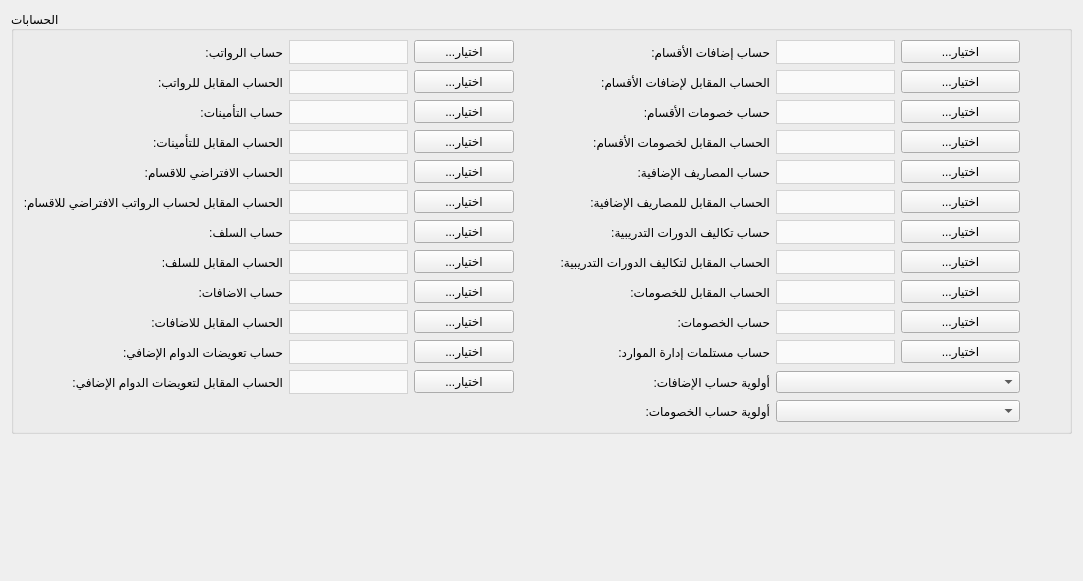
          <widget class="QWidget" name="page_22">
           <property name="geometry">
            <rect>
             <x>0</x>
             <y>0</y>
             <width>1083</width>
             <height>581</height>
            </rect>
           </property>
           <attribute name="label">
            <string>الحسابات</string>
           </attribute>
           <layout class="QGridLayout" name="gridLayout_72">
            <item row="1" column="0">
             <spacer name="verticalSpacer">
              <property name="orientation">
               <enum>Qt::Vertical</enum>
              </property>
              <property name="sizeHint" stdset="0">
               <size>
                <width>20</width>
                <height>40</height>
               </size>
              </property>
             </spacer>
            </item>
            <item row="0" column="0">
             <widget class="QGroupBox" name="groupBox_17">
              <property name="title">
               <string>الحسابات</string>
              </property>
              <layout class="QGridLayout" name="gridLayout_62">
               <item row="0" column="0">
                <widget class="QLabel" name="label_12">
                 <property name="text">
                  <string>حساب الرواتب:</string>
                 </property>
                </widget>
               </item>
               <item row="0" column="1">
                <widget class="QComboBox" name="setting_salaries_account_combobox">
                 <property name="enabled">
                  <bool>false</bool>
                 </property>
                 <property name="layoutDirection">
                  <enum>Qt::RightToLeft</enum>
                 </property>
                 <property name="styleSheet">
                  <string notr="true">QComboBox {
        background-color: #fafafa;
        border: 1px solid lightgrey;		
		height: 22px;
		color: black;
    }
    QComboBox::drop-down {
        border: none;
    }</string>
                 </property>
                </widget>
               </item>
               <item row="0" column="2">
                <widget class="QPushButton" name="select_setting_salaries_account_btn">
                 <property name="maximumSize">
                  <size>
                   <width>100</width>
                   <height>16777215</height>
                  </size>
                 </property>
                 <property name="text">
                  <string>...اختيار</string>
                 </property>
                </widget>
               </item>
               <item row="0" column="3">
                <spacer name="horizontalSpacer_16">
                 <property name="orientation">
                  <enum>Qt::Horizontal</enum>
                 </property>
                 <property name="sizeType">
                  <enum>QSizePolicy::Fixed</enum>
                 </property>
                 <property name="sizeHint" stdset="0">
                  <size>
                   <width>40</width>
                   <height>20</height>
                  </size>
                 </property>
                </spacer>
               </item>
               <item row="0" column="4">
                <widget class="QLabel" name="label_48">
                 <property name="text">
                  <string>حساب إضافات الأقسام:</string>
                 </property>
                </widget>
               </item>
               <item row="0" column="5">
                <widget class="QComboBox" name="setting_departments_additions_account_combobox">
                 <property name="enabled">
                  <bool>false</bool>
                 </property>
                 <property name="styleSheet">
                  <string notr="true">QComboBox {
        background-color: #fafafa;
        border: 1px solid lightgrey;		
		height: 22px;
		color: black;
    }
    QComboBox::drop-down {
        border: none;
    }</string>
                 </property>
                </widget>
               </item>
               <item row="0" column="6">
                <widget class="QPushButton" name="select_setting_departments_additions_account_btn">
                 <property name="text">
                  <string>...اختيار</string>
                 </property>
                </widget>
               </item>
               <item row="0" column="7">
                <spacer name="horizontalSpacer_17">
                 <property name="orientation">
                  <enum>Qt::Horizontal</enum>
                 </property>
                 <property name="sizeType">
                  <enum>QSizePolicy::Fixed</enum>
                 </property>
                 <property name="sizeHint" stdset="0">
                  <size>
                   <width>40</width>
                   <height>20</height>
                  </size>
                 </property>
                </spacer>
               </item>
               <item row="1" column="0">
                <widget class="QLabel" name="label_13">
                 <property name="text">
                  <string>الحساب المقابل للرواتب:</string>
                 </property>
                </widget>
               </item>
               <item row="1" column="1">
                <widget class="QComboBox" name="setting_salaries_opposite_account_combobox">
                 <property name="enabled">
                  <bool>false</bool>
                 </property>
                 <property name="styleSheet">
                  <string notr="true">QComboBox {
        background-color: #fafafa;
        border: 1px solid lightgrey;		
		height: 22px;
		color: black;
    }
    QComboBox::drop-down {
        border: none;
    }</string>
                 </property>
                </widget>
               </item>
               <item row="1" column="2">
                <widget class="QPushButton" name="select_setting_salaries_opposite_account_btn">
                 <property name="text">
                  <string>...اختيار</string>
                 </property>
                </widget>
               </item>
               <item row="1" column="4">
                <widget class="QLabel" name="label_76">
                 <property name="text">
                  <string>الحساب المقابل لإضافات الأقسام:</string>
                 </property>
                </widget>
               </item>
               <item row="1" column="5">
                <widget class="QComboBox" name="setting_departments_additions_opposite_account_combobox">
                 <property name="enabled">
                  <bool>false</bool>
                 </property>
                 <property name="styleSheet">
                  <string notr="true">QComboBox {
        background-color: #fafafa;
        border: 1px solid lightgrey;		
		height: 22px;
		color: black;
    }
    QComboBox::drop-down {
        border: none;
    }</string>
                 </property>
                </widget>
               </item>
               <item row="1" column="6">
                <widget class="QPushButton" name="select_setting_departments_additions_opposite_account_btn">
                 <property name="text">
                  <string>...اختيار</string>
                 </property>
                </widget>
               </item>
               <item row="2" column="0">
                <widget class="QLabel" name="label_46">
                 <property name="text">
                  <string>حساب التأمينات:</string>
                 </property>
                </widget>
               </item>
               <item row="2" column="1">
                <widget class="QComboBox" name="setting_insurance_account_combobox">
                 <property name="enabled">
                  <bool>false</bool>
                 </property>
                 <property name="styleSheet">
                  <string notr="true">QComboBox {
        background-color: #fafafa;
        border: 1px solid lightgrey;		
		height: 22px;
		color: black;
    }
    QComboBox::drop-down {
        border: none;
    }</string>
                 </property>
                </widget>
               </item>
               <item row="2" column="2">
                <widget class="QPushButton" name="select_setting_insurance_account_btn">
                 <property name="text">
                  <string>...اختيار</string>
                 </property>
                </widget>
               </item>
               <item row="2" column="4">
                <widget class="QLabel" name="label_77">
                 <property name="text">
                  <string>حساب خصومات الأقسام:</string>
                 </property>
                </widget>
               </item>
               <item row="2" column="5">
                <widget class="QComboBox" name="setting_departments_discounts_account_combobox">
                 <property name="enabled">
                  <bool>false</bool>
                 </property>
                 <property name="styleSheet">
                  <string notr="true">QComboBox {
        background-color: #fafafa;
        border: 1px solid lightgrey;		
		height: 22px;
		color: black;
    }
    QComboBox::drop-down {
        border: none;
    }</string>
                 </property>
                </widget>
               </item>
               <item row="2" column="6">
                <widget class="QPushButton" name="select_setting_departments_discounts_account_btn">
                 <property name="text">
                  <string>...اختيار</string>
                 </property>
                </widget>
               </item>
               <item row="3" column="0">
                <widget class="QLabel" name="label_47">
                 <property name="text">
                  <string>الحساب المقابل للتأمينات:</string>
                 </property>
                </widget>
               </item>
               <item row="3" column="1">
                <widget class="QComboBox" name="setting_insurance_opposite_account_combobox">
                 <property name="enabled">
                  <bool>false</bool>
                 </property>
                 <property name="styleSheet">
                  <string notr="true">QComboBox {
        background-color: #fafafa;
        border: 1px solid lightgrey;		
		height: 22px;
		color: black;
    }
    QComboBox::drop-down {
        border: none;
    }</string>
                 </property>
                </widget>
               </item>
               <item row="3" column="2">
                <widget class="QPushButton" name="select_setting_insurance_opposite_account_btn">
                 <property name="text">
                  <string>...اختيار</string>
                 </property>
                </widget>
               </item>
               <item row="3" column="4">
                <widget class="QLabel" name="label_78">
                 <property name="text">
                  <string>الحساب المقابل لخصومات الأقسام:</string>
                 </property>
                </widget>
               </item>
               <item row="3" column="5">
                <widget class="QComboBox" name="setting_departments_discounts_opposite_account_combobox">
                 <property name="enabled">
                  <bool>false</bool>
                 </property>
                 <property name="styleSheet">
                  <string notr="true">QComboBox {
        background-color: #fafafa;
        border: 1px solid lightgrey;		
		height: 22px;
		color: black;
    }
    QComboBox::drop-down {
        border: none;
    }</string>
                 </property>
                </widget>
               </item>
               <item row="3" column="6">
                <widget class="QPushButton" name="select_setting_departments_discounts_opposite_account_btn">
                 <property name="text">
                  <string>...اختيار</string>
                 </property>
                </widget>
               </item>
               <item row="4" column="0">
                <widget class="QLabel" name="label_39">
                 <property name="text">
                  <string>الحساب الافتراضي للاقسام:</string>
                 </property>
                </widget>
               </item>
               <item row="4" column="1">
                <widget class="QComboBox" name="setting_departments_default_account_combobox">
                 <property name="enabled">
                  <bool>false</bool>
                 </property>
                 <property name="styleSheet">
                  <string notr="true">QComboBox {
        background-color: #fafafa;
        border: 1px solid lightgrey;		
		height: 22px;
		color: black;
    }
    QComboBox::drop-down {
        border: none;
    }</string>
                 </property>
                </widget>
               </item>
               <item row="4" column="2">
                <widget class="QPushButton" name="select_setting_departments_default_account_btn">
                 <property name="text">
                  <string>...اختيار</string>
                 </property>
                </widget>
               </item>
               <item row="4" column="4">
                <widget class="QLabel" name="label_37">
                 <property name="text">
                  <string>حساب المصاريف الإضافية:</string>
                 </property>
                </widget>
               </item>
               <item row="4" column="5">
                <widget class="QComboBox" name="setting_additional_costs_account_combobox">
                 <property name="enabled">
                  <bool>false</bool>
                 </property>
                 <property name="styleSheet">
                  <string notr="true">QComboBox {
        background-color: #fafafa;
        border: 1px solid lightgrey;		
		height: 22px;
		color: black;
    }
    QComboBox::drop-down {
        border: none;
    }</string>
                 </property>
                </widget>
               </item>
               <item row="4" column="6">
                <widget class="QPushButton" name="select_setting_additional_costs_account_btn">
                 <property name="text">
                  <string>...اختيار</string>
                 </property>
                </widget>
               </item>
               <item row="5" column="0">
                <widget class="QLabel" name="label_40">
                 <property name="text">
                  <string>الحساب المقابل لحساب الرواتب الافتراضي للاقسام:</string>
                 </property>
                </widget>
               </item>
               <item row="5" column="1">
                <widget class="QComboBox" name="setting_departments_default_opposite_account_combobox">
                 <property name="enabled">
                  <bool>false</bool>
                 </property>
                 <property name="styleSheet">
                  <string notr="true">QComboBox {
        background-color: #fafafa;
        border: 1px solid lightgrey;		
		height: 22px;
		color: black;
    }
    QComboBox::drop-down {
        border: none;
    }</string>
                 </property>
                </widget>
               </item>
               <item row="5" column="2">
                <widget class="QPushButton" name="select_setting_departments_default_opposite_account_btn">
                 <property name="text">
                  <string>...اختيار</string>
                 </property>
                </widget>
               </item>
               <item row="5" column="4">
                <widget class="QLabel" name="label_38">
                 <property name="text">
                  <string>الحساب المقابل للمصاريف الإضافية:</string>
                 </property>
                </widget>
               </item>
               <item row="5" column="5">
                <widget class="QComboBox" name="setting_additional_costs_opposite_account_combobox">
                 <property name="enabled">
                  <bool>false</bool>
                 </property>
                 <property name="styleSheet">
                  <string notr="true">QComboBox {
        background-color: #fafafa;
        border: 1px solid lightgrey;		
		height: 22px;
		color: black;
    }
    QComboBox::drop-down {
        border: none;
    }</string>
                 </property>
                </widget>
               </item>
               <item row="5" column="6">
                <widget class="QPushButton" name="select_setting_additional_costs_opposite_account_btn">
                 <property name="text">
                  <string>...اختيار</string>
                 </property>
                </widget>
               </item>
               <item row="6" column="0">
                <widget class="QLabel" name="label_14">
                 <property name="text">
                  <string>حساب السلف:</string>
                 </property>
                </widget>
               </item>
               <item row="6" column="1">
                <widget class="QComboBox" name="setting_loans_account_combobox">
                 <property name="enabled">
                  <bool>false</bool>
                 </property>
                 <property name="styleSheet">
                  <string notr="true">QComboBox {
        background-color: #fafafa;
        border: 1px solid lightgrey;		
		height: 22px;
		color: black;
    }
    QComboBox::drop-down {
        border: none;
    }</string>
                 </property>
                </widget>
               </item>
               <item row="6" column="2">
                <widget class="QPushButton" name="select_setting_loans_account_btn">
                 <property name="text">
                  <string>...اختيار</string>
                 </property>
                </widget>
               </item>
               <item row="6" column="4">
                <widget class="QLabel" name="label_35">
                 <property name="text">
                  <string>حساب تكاليف الدورات التدريبية:</string>
                 </property>
                </widget>
               </item>
               <item row="6" column="5">
                <widget class="QComboBox" name="setting_courses_costs_account_combobox">
                 <property name="enabled">
                  <bool>false</bool>
                 </property>
                 <property name="styleSheet">
                  <string notr="true">QComboBox {
        background-color: #fafafa;
        border: 1px solid lightgrey;		
		height: 22px;
		color: black;
    }
    QComboBox::drop-down {
        border: none;
    }</string>
                 </property>
                </widget>
               </item>
               <item row="6" column="6">
                <widget class="QPushButton" name="select_setting_courses_costs_account_btn">
                 <property name="text">
                  <string>...اختيار</string>
                 </property>
                </widget>
               </item>
               <item row="7" column="0">
                <widget class="QLabel" name="label_20">
                 <property name="text">
                  <string>الحساب المقابل للسلف:</string>
                 </property>
                </widget>
               </item>
               <item row="7" column="1">
                <widget class="QComboBox" name="setting_loans_opposite_account_combobox">
                 <property name="enabled">
                  <bool>false</bool>
                 </property>
                 <property name="styleSheet">
                  <string notr="true">QComboBox {
        background-color: #fafafa;
        border: 1px solid lightgrey;		
		height: 22px;
		color: black;
    }
    QComboBox::drop-down {
        border: none;
    }</string>
                 </property>
                </widget>
               </item>
               <item row="7" column="2">
                <widget class="QPushButton" name="select_setting_loans_opposite_account_btn">
                 <property name="text">
                  <string>...اختيار</string>
                 </property>
                </widget>
               </item>
               <item row="7" column="4">
                <widget class="QLabel" name="label_36">
                 <property name="text">
                  <string>الحساب المقابل لتكاليف الدورات التدريبية:</string>
                 </property>
                </widget>
               </item>
               <item row="7" column="5">
                <widget class="QComboBox" name="setting_courses_costs_opposite_account_combobox">
                 <property name="enabled">
                  <bool>false</bool>
                 </property>
                 <property name="styleSheet">
                  <string notr="true">QComboBox {
        background-color: #fafafa;
        border: 1px solid lightgrey;		
		height: 22px;
		color: black;
    }
    QComboBox::drop-down {
        border: none;
    }</string>
                 </property>
                </widget>
               </item>
               <item row="7" column="6">
                <widget class="QPushButton" name="select_setting_courses_costs_opposite_account_btn">
                 <property name="text">
                  <string>...اختيار</string>
                 </property>
                </widget>
               </item>
               <item row="8" column="0">
                <widget class="QLabel" name="label_28">
                 <property name="text">
                  <string>حساب الاضافات:</string>
                 </property>
                </widget>
               </item>
               <item row="8" column="1">
                <widget class="QComboBox" name="setting_additions_account_combobox">
                 <property name="enabled">
                  <bool>false</bool>
                 </property>
                 <property name="styleSheet">
                  <string notr="true">QComboBox {
        background-color: #fafafa;
        border: 1px solid lightgrey;		
		height: 22px;
		color: black;
    }
    QComboBox::drop-down {
        border: none;
    }</string>
                 </property>
                </widget>
               </item>
               <item row="8" column="2">
                <widget class="QPushButton" name="select_setting_additions_account_btn">
                 <property name="text">
                  <string>...اختيار</string>
                 </property>
                </widget>
               </item>
               <item row="8" column="4">
                <widget class="QLabel" name="label_34">
                 <property name="text">
                  <string>الحساب المقابل للخصومات:</string>
                 </property>
                </widget>
               </item>
               <item row="8" column="5">
                <widget class="QComboBox" name="setting_discounts_opposite_account_combobox">
                 <property name="enabled">
                  <bool>false</bool>
                 </property>
                 <property name="styleSheet">
                  <string notr="true">QComboBox {
        background-color: #fafafa;
        border: 1px solid lightgrey;		
		height: 22px;
		color: black;
    }
    QComboBox::drop-down {
        border: none;
    }</string>
                 </property>
                </widget>
               </item>
               <item row="8" column="6">
                <widget class="QPushButton" name="select_setting_discounts_opposite_account_btn">
                 <property name="text">
                  <string>...اختيار</string>
                 </property>
                </widget>
               </item>
               <item row="9" column="0">
                <widget class="QLabel" name="label_30">
                 <property name="text">
                  <string>الحساب المقابل للاضافات:</string>
                 </property>
                </widget>
               </item>
               <item row="9" column="1">
                <widget class="QComboBox" name="setting_additions_opposite_account_combobox">
                 <property name="enabled">
                  <bool>false</bool>
                 </property>
                 <property name="styleSheet">
                  <string notr="true">QComboBox {
        background-color: #fafafa;
        border: 1px solid lightgrey;		
		height: 22px;
		color: black;
    }
    QComboBox::drop-down {
        border: none;
    }</string>
                 </property>
                </widget>
               </item>
               <item row="9" column="2">
                <widget class="QPushButton" name="select_setting_additions_opposite_account_btn">
                 <property name="text">
                  <string>...اختيار</string>
                 </property>
                </widget>
               </item>
               <item row="9" column="4">
                <widget class="QLabel" name="label_32">
                 <property name="text">
                  <string>حساب الخصومات:</string>
                 </property>
                </widget>
               </item>
               <item row="9" column="5">
                <widget class="QComboBox" name="setting_discounts_account_combobox">
                 <property name="enabled">
                  <bool>false</bool>
                 </property>
                 <property name="styleSheet">
                  <string notr="true">QComboBox {
        background-color: #fafafa;
        border: 1px solid lightgrey;		
		height: 22px;
		color: black;
    }
    QComboBox::drop-down {
        border: none;
    }</string>
                 </property>
                </widget>
               </item>
               <item row="9" column="6">
                <widget class="QPushButton" name="select_setting_discounts_account_btn">
                 <property name="text">
                  <string>...اختيار</string>
                 </property>
                </widget>
               </item>
               <item row="10" column="0">
                <widget class="QLabel" name="label_59">
                 <property name="text">
                  <string>حساب تعويضات الدوام الإضافي:</string>
                 </property>
                </widget>
               </item>
               <item row="10" column="1">
                <widget class="QComboBox" name="setting_extra_account_combobox">
                 <property name="enabled">
                  <bool>false</bool>
                 </property>
                 <property name="styleSheet">
                  <string notr="true">QComboBox {
        background-color: #fafafa;
        border: 1px solid lightgrey;		
		height: 22px;
		color: black;
    }
    QComboBox::drop-down {
        border: none;
    }</string>
                 </property>
                </widget>
               </item>
               <item row="10" column="2">
                <widget class="QPushButton" name="select_setting_extra_account_btn">
                 <property name="text">
                  <string>...اختيار</string>
                 </property>
                </widget>
               </item>
               <item row="10" column="4">
                <widget class="QLabel" name="label_95">
                 <property name="text">
                  <string>حساب مستلمات إدارة الموارد:</string>
                 </property>
                </widget>
               </item>
               <item row="10" column="5">
                <widget class="QComboBox" name="setting_resource_recipients_account_combobox">
                 <property name="enabled">
                  <bool>false</bool>
                 </property>
                 <property name="styleSheet">
                  <string notr="true">QComboBox {
        background-color: #fafafa;
        border: 1px solid lightgrey;		
		height: 22px;
		color: black;
    }
    QComboBox::drop-down {
        border: none;
    }</string>
                 </property>
                </widget>
               </item>
               <item row="10" column="6">
                <widget class="QPushButton" name="select_setting_resource_recipients_account_btn">
                 <property name="text">
                  <string>...اختيار</string>
                 </property>
                </widget>
               </item>
               <item row="11" column="0">
                <widget class="QLabel" name="label_60">
                 <property name="text">
                  <string>الحساب المقابل لتعويضات الدوام الإضافي:</string>
                 </property>
                </widget>
               </item>
               <item row="11" column="1">
                <widget class="QComboBox" name="setting_extra_opposite_account_combobox">
                 <property name="enabled">
                  <bool>false</bool>
                 </property>
                 <property name="styleSheet">
                  <string notr="true">QComboBox {
        background-color: #fafafa;
        border: 1px solid lightgrey;		
		height: 22px;
		color: black;
    }
    QComboBox::drop-down {
        border: none;
    }</string>
                 </property>
                </widget>
               </item>
               <item row="11" column="2">
                <widget class="QPushButton" name="select_setting_extra_opposite_account_btn">
                 <property name="text">
                  <string>...اختيار</string>
                 </property>
                </widget>
               </item>
               <item row="11" column="4">
                <widget class="QLabel" name="label_99">
                 <property name="text">
                  <string>أولوية حساب الإضافات:</string>
                 </property>
                </widget>
               </item>
               <item row="11" column="5" colspan="2">
                <widget class="QComboBox" name="setting_priority_additions_salary_combobox">
                 <property name="enabled">
                  <bool>true</bool>
                 </property>
                 <property name="styleSheet">
                  <string notr="true"/>
                 </property>
                </widget>
               </item>
               <item row="12" column="4">
                <widget class="QLabel" name="label_100">
                 <property name="text">
                  <string>أولوية حساب الخصومات:</string>
                 </property>
                </widget>
               </item>
               <item row="12" column="5" colspan="2">
                <widget class="QComboBox" name="setting_priority_discount_salary_combobox">
                 <property name="enabled">
                  <bool>true</bool>
                 </property>
                 <property name="styleSheet">
                  <string notr="true"/>
                 </property>
                </widget>
               </item>
              </layout>
             </widget>
            </item>
           </layout>
          </widget>
